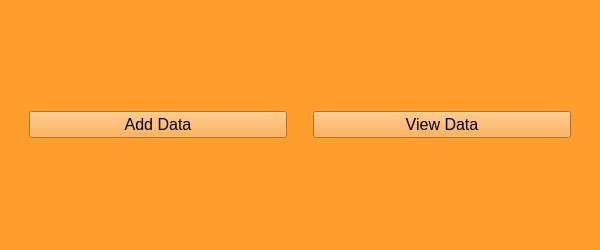
<?xml version="1.0" encoding="UTF-8"?>
<ui version="4.0">
 <class>MainWindow</class>
 <widget class="QMainWindow" name="MainWindow">
  <property name="enabled">
   <bool>true</bool>
  </property>
  <property name="geometry">
   <rect>
    <x>0</x>
    <y>0</y>
    <width>600</width>
    <height>250</height>
   </rect>
  </property>
  <property name="minimumSize">
   <size>
    <width>365</width>
    <height>165</height>
   </size>
  </property>
  <property name="palette">
   <palette>
    <active>
     <colorrole role="WindowText">
      <brush brushstyle="SolidPattern">
       <color alpha="255">
        <red>0</red>
        <green>0</green>
        <blue>0</blue>
       </color>
      </brush>
     </colorrole>
     <colorrole role="Button">
      <brush brushstyle="SolidPattern">
       <color alpha="255">
        <red>255</red>
        <green>157</green>
        <blue>45</blue>
       </color>
      </brush>
     </colorrole>
     <colorrole role="Light">
      <brush brushstyle="SolidPattern">
       <color alpha="255">
        <red>255</red>
        <green>217</green>
        <blue>173</blue>
       </color>
      </brush>
     </colorrole>
     <colorrole role="Midlight">
      <brush brushstyle="SolidPattern">
       <color alpha="255">
        <red>255</red>
        <green>187</green>
        <blue>109</blue>
       </color>
      </brush>
     </colorrole>
     <colorrole role="Dark">
      <brush brushstyle="SolidPattern">
       <color alpha="255">
        <red>127</red>
        <green>78</green>
        <blue>22</blue>
       </color>
      </brush>
     </colorrole>
     <colorrole role="Mid">
      <brush brushstyle="SolidPattern">
       <color alpha="255">
        <red>170</red>
        <green>105</green>
        <blue>30</blue>
       </color>
      </brush>
     </colorrole>
     <colorrole role="Text">
      <brush brushstyle="SolidPattern">
       <color alpha="255">
        <red>0</red>
        <green>0</green>
        <blue>0</blue>
       </color>
      </brush>
     </colorrole>
     <colorrole role="BrightText">
      <brush brushstyle="SolidPattern">
       <color alpha="255">
        <red>255</red>
        <green>255</green>
        <blue>255</blue>
       </color>
      </brush>
     </colorrole>
     <colorrole role="ButtonText">
      <brush brushstyle="SolidPattern">
       <color alpha="255">
        <red>0</red>
        <green>0</green>
        <blue>0</blue>
       </color>
      </brush>
     </colorrole>
     <colorrole role="Base">
      <brush brushstyle="SolidPattern">
       <color alpha="255">
        <red>255</red>
        <green>255</green>
        <blue>255</blue>
       </color>
      </brush>
     </colorrole>
     <colorrole role="Window">
      <brush brushstyle="SolidPattern">
       <color alpha="255">
        <red>255</red>
        <green>157</green>
        <blue>45</blue>
       </color>
      </brush>
     </colorrole>
     <colorrole role="Shadow">
      <brush brushstyle="SolidPattern">
       <color alpha="255">
        <red>0</red>
        <green>0</green>
        <blue>0</blue>
       </color>
      </brush>
     </colorrole>
     <colorrole role="AlternateBase">
      <brush brushstyle="SolidPattern">
       <color alpha="255">
        <red>255</red>
        <green>206</green>
        <blue>150</blue>
       </color>
      </brush>
     </colorrole>
     <colorrole role="ToolTipBase">
      <brush brushstyle="SolidPattern">
       <color alpha="255">
        <red>255</red>
        <green>255</green>
        <blue>220</blue>
       </color>
      </brush>
     </colorrole>
     <colorrole role="ToolTipText">
      <brush brushstyle="SolidPattern">
       <color alpha="255">
        <red>0</red>
        <green>0</green>
        <blue>0</blue>
       </color>
      </brush>
     </colorrole>
    </active>
    <inactive>
     <colorrole role="WindowText">
      <brush brushstyle="SolidPattern">
       <color alpha="255">
        <red>0</red>
        <green>0</green>
        <blue>0</blue>
       </color>
      </brush>
     </colorrole>
     <colorrole role="Button">
      <brush brushstyle="SolidPattern">
       <color alpha="255">
        <red>255</red>
        <green>157</green>
        <blue>45</blue>
       </color>
      </brush>
     </colorrole>
     <colorrole role="Light">
      <brush brushstyle="SolidPattern">
       <color alpha="255">
        <red>255</red>
        <green>217</green>
        <blue>173</blue>
       </color>
      </brush>
     </colorrole>
     <colorrole role="Midlight">
      <brush brushstyle="SolidPattern">
       <color alpha="255">
        <red>255</red>
        <green>187</green>
        <blue>109</blue>
       </color>
      </brush>
     </colorrole>
     <colorrole role="Dark">
      <brush brushstyle="SolidPattern">
       <color alpha="255">
        <red>127</red>
        <green>78</green>
        <blue>22</blue>
       </color>
      </brush>
     </colorrole>
     <colorrole role="Mid">
      <brush brushstyle="SolidPattern">
       <color alpha="255">
        <red>170</red>
        <green>105</green>
        <blue>30</blue>
       </color>
      </brush>
     </colorrole>
     <colorrole role="Text">
      <brush brushstyle="SolidPattern">
       <color alpha="255">
        <red>0</red>
        <green>0</green>
        <blue>0</blue>
       </color>
      </brush>
     </colorrole>
     <colorrole role="BrightText">
      <brush brushstyle="SolidPattern">
       <color alpha="255">
        <red>255</red>
        <green>255</green>
        <blue>255</blue>
       </color>
      </brush>
     </colorrole>
     <colorrole role="ButtonText">
      <brush brushstyle="SolidPattern">
       <color alpha="255">
        <red>0</red>
        <green>0</green>
        <blue>0</blue>
       </color>
      </brush>
     </colorrole>
     <colorrole role="Base">
      <brush brushstyle="SolidPattern">
       <color alpha="255">
        <red>255</red>
        <green>255</green>
        <blue>255</blue>
       </color>
      </brush>
     </colorrole>
     <colorrole role="Window">
      <brush brushstyle="SolidPattern">
       <color alpha="255">
        <red>255</red>
        <green>157</green>
        <blue>45</blue>
       </color>
      </brush>
     </colorrole>
     <colorrole role="Shadow">
      <brush brushstyle="SolidPattern">
       <color alpha="255">
        <red>0</red>
        <green>0</green>
        <blue>0</blue>
       </color>
      </brush>
     </colorrole>
     <colorrole role="AlternateBase">
      <brush brushstyle="SolidPattern">
       <color alpha="255">
        <red>255</red>
        <green>206</green>
        <blue>150</blue>
       </color>
      </brush>
     </colorrole>
     <colorrole role="ToolTipBase">
      <brush brushstyle="SolidPattern">
       <color alpha="255">
        <red>255</red>
        <green>255</green>
        <blue>220</blue>
       </color>
      </brush>
     </colorrole>
     <colorrole role="ToolTipText">
      <brush brushstyle="SolidPattern">
       <color alpha="255">
        <red>0</red>
        <green>0</green>
        <blue>0</blue>
       </color>
      </brush>
     </colorrole>
    </inactive>
    <disabled>
     <colorrole role="WindowText">
      <brush brushstyle="SolidPattern">
       <color alpha="255">
        <red>127</red>
        <green>78</green>
        <blue>22</blue>
       </color>
      </brush>
     </colorrole>
     <colorrole role="Button">
      <brush brushstyle="SolidPattern">
       <color alpha="255">
        <red>255</red>
        <green>157</green>
        <blue>45</blue>
       </color>
      </brush>
     </colorrole>
     <colorrole role="Light">
      <brush brushstyle="SolidPattern">
       <color alpha="255">
        <red>255</red>
        <green>217</green>
        <blue>173</blue>
       </color>
      </brush>
     </colorrole>
     <colorrole role="Midlight">
      <brush brushstyle="SolidPattern">
       <color alpha="255">
        <red>255</red>
        <green>187</green>
        <blue>109</blue>
       </color>
      </brush>
     </colorrole>
     <colorrole role="Dark">
      <brush brushstyle="SolidPattern">
       <color alpha="255">
        <red>127</red>
        <green>78</green>
        <blue>22</blue>
       </color>
      </brush>
     </colorrole>
     <colorrole role="Mid">
      <brush brushstyle="SolidPattern">
       <color alpha="255">
        <red>170</red>
        <green>105</green>
        <blue>30</blue>
       </color>
      </brush>
     </colorrole>
     <colorrole role="Text">
      <brush brushstyle="SolidPattern">
       <color alpha="255">
        <red>127</red>
        <green>78</green>
        <blue>22</blue>
       </color>
      </brush>
     </colorrole>
     <colorrole role="BrightText">
      <brush brushstyle="SolidPattern">
       <color alpha="255">
        <red>255</red>
        <green>255</green>
        <blue>255</blue>
       </color>
      </brush>
     </colorrole>
     <colorrole role="ButtonText">
      <brush brushstyle="SolidPattern">
       <color alpha="255">
        <red>127</red>
        <green>78</green>
        <blue>22</blue>
       </color>
      </brush>
     </colorrole>
     <colorrole role="Base">
      <brush brushstyle="SolidPattern">
       <color alpha="255">
        <red>255</red>
        <green>157</green>
        <blue>45</blue>
       </color>
      </brush>
     </colorrole>
     <colorrole role="Window">
      <brush brushstyle="SolidPattern">
       <color alpha="255">
        <red>255</red>
        <green>157</green>
        <blue>45</blue>
       </color>
      </brush>
     </colorrole>
     <colorrole role="Shadow">
      <brush brushstyle="SolidPattern">
       <color alpha="255">
        <red>0</red>
        <green>0</green>
        <blue>0</blue>
       </color>
      </brush>
     </colorrole>
     <colorrole role="AlternateBase">
      <brush brushstyle="SolidPattern">
       <color alpha="255">
        <red>255</red>
        <green>157</green>
        <blue>45</blue>
       </color>
      </brush>
     </colorrole>
     <colorrole role="ToolTipBase">
      <brush brushstyle="SolidPattern">
       <color alpha="255">
        <red>255</red>
        <green>255</green>
        <blue>220</blue>
       </color>
      </brush>
     </colorrole>
     <colorrole role="ToolTipText">
      <brush brushstyle="SolidPattern">
       <color alpha="255">
        <red>0</red>
        <green>0</green>
        <blue>0</blue>
       </color>
      </brush>
     </colorrole>
    </disabled>
   </palette>
  </property>
  <property name="font">
   <font>
    <family>Arial</family>
    <pointsize>12</pointsize>
   </font>
  </property>
  <property name="windowTitle">
   <string>RIT Baja Database</string>
  </property>
  <property name="windowIcon">
   <iconset>
    <normaloff>../../../../../Pictures/Misc/car logo.jpg</normaloff>../../../../../Pictures/Misc/car logo.jpg</iconset>
  </property>
  <property name="autoFillBackground">
   <bool>false</bool>
  </property>
  <property name="tabShape">
   <enum>QTabWidget::Rounded</enum>
  </property>
  <widget class="QWidget" name="centralwidget">
   <layout class="QHBoxLayout" name="horizontalLayout">
    <item>
     <spacer name="verticalSpacer_2">
      <property name="orientation">
       <enum>Qt::Vertical</enum>
      </property>
      <property name="sizeHint" stdset="0">
       <size>
        <width>20</width>
        <height>40</height>
       </size>
      </property>
     </spacer>
    </item>
    <item>
     <widget class="QPushButton" name="addBtn">
      <property name="minimumSize">
       <size>
        <width>0</width>
        <height>0</height>
       </size>
      </property>
      <property name="text">
       <string>Add Data</string>
      </property>
     </widget>
    </item>
    <item>
     <spacer name="verticalSpacer">
      <property name="orientation">
       <enum>Qt::Vertical</enum>
      </property>
      <property name="sizeHint" stdset="0">
       <size>
        <width>20</width>
        <height>40</height>
       </size>
      </property>
     </spacer>
    </item>
    <item>
     <widget class="QPushButton" name="viewBtn">
      <property name="text">
       <string>View Data</string>
      </property>
     </widget>
    </item>
    <item>
     <spacer name="verticalSpacer_3">
      <property name="orientation">
       <enum>Qt::Vertical</enum>
      </property>
      <property name="sizeHint" stdset="0">
       <size>
        <width>20</width>
        <height>40</height>
       </size>
      </property>
     </spacer>
    </item>
   </layout>
  </widget>
 </widget>
 <resources/>
 <connections/>
</ui>
